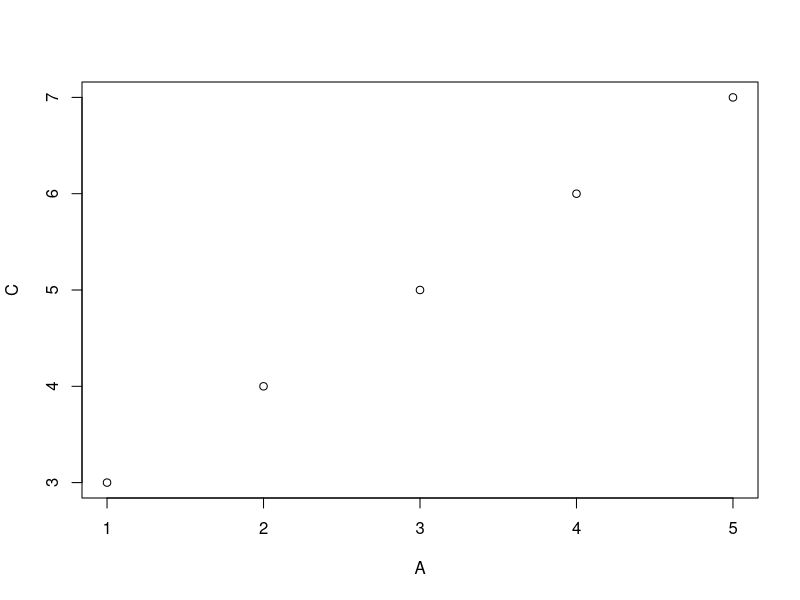
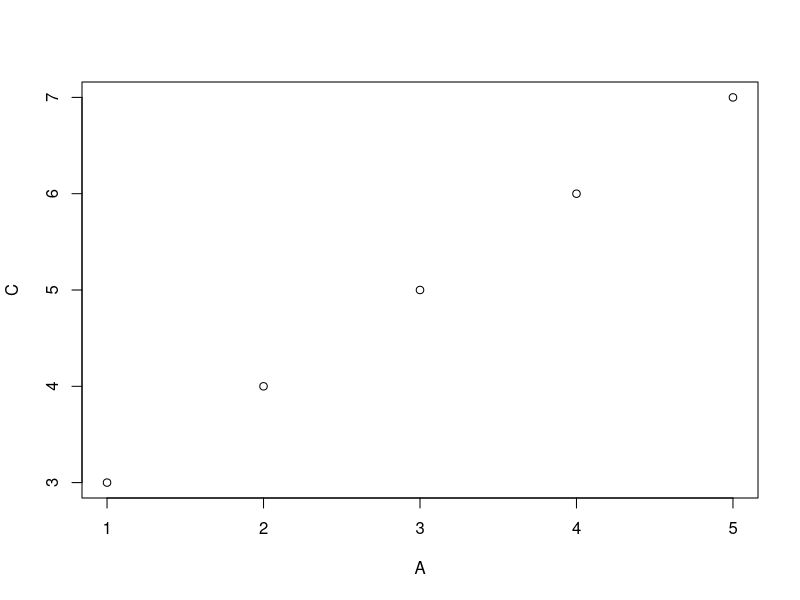
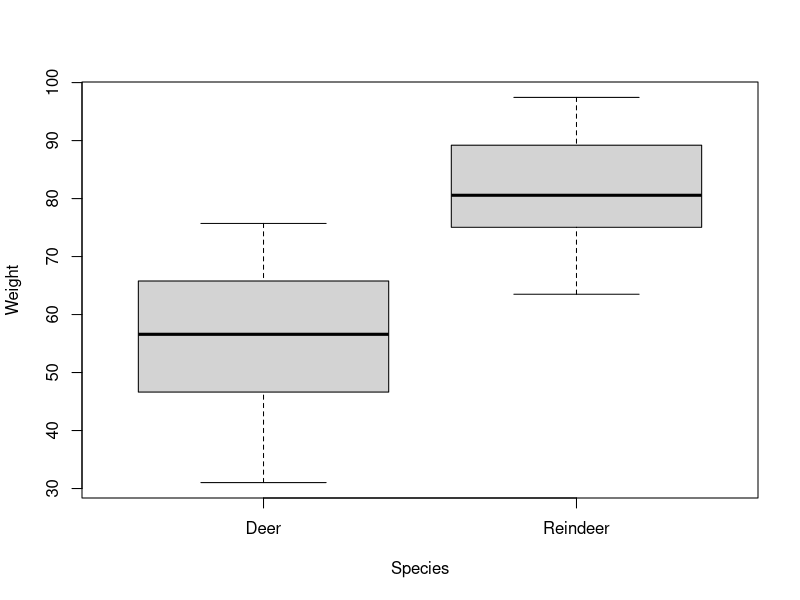
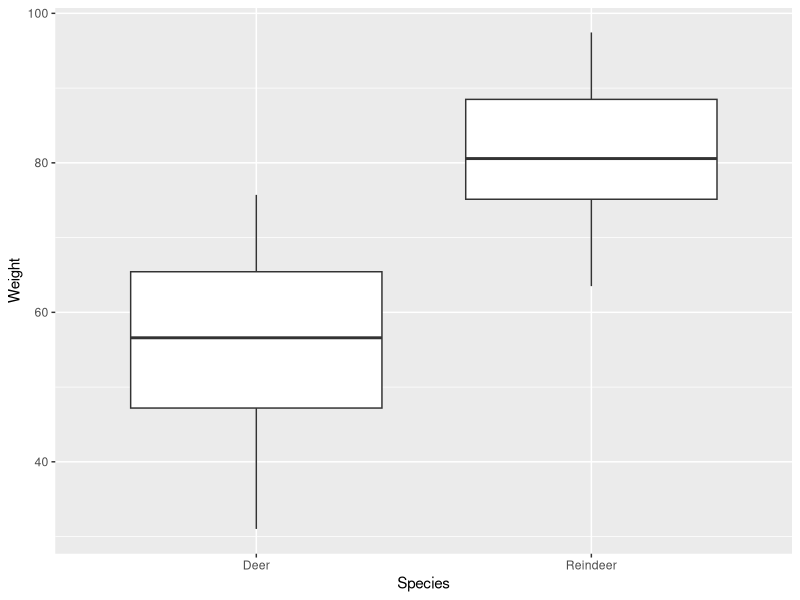
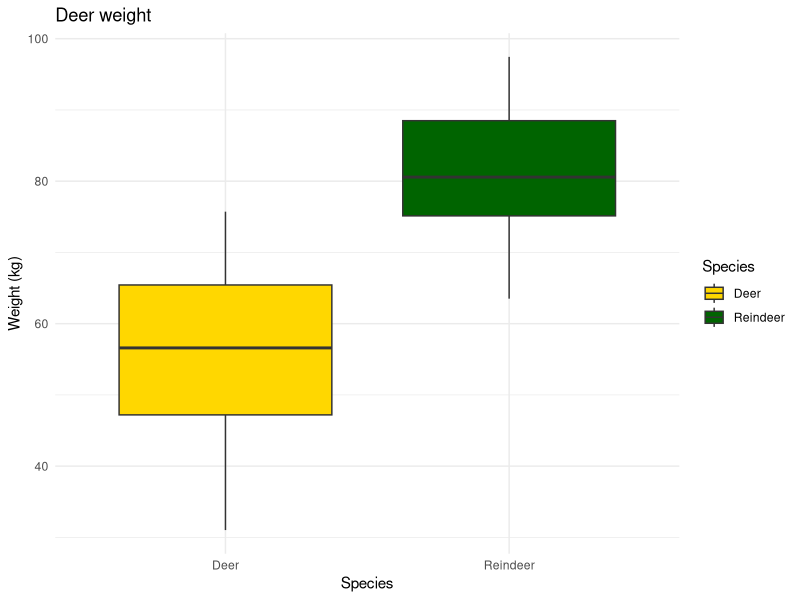

Write the R code that produced these figures, in order.
## ---- chunk 1
4+3
## ---- chunk 2
4-3
## ---- chunk 3
4*3
## ---- chunk 4
12/4
## ---- chunk 5
A <- 4
B <- 3
A + B
## ---- chunk 6
sum(4, 3)
## ---- chunk 7
sqrt(4)
## ---- chunk 8
sum(A, B)
## ---- chunk 9
A <- c(1, 2, 3, 4, 5)
B <- c(2, 2, 2, 2, 2)
## ---- chunk 10
C <- A + B
## ---- chunk 11
C
## ---- chunk 12
A <- seq(1, 5, 1)
A
## ---- chunk 13
B <- rep(2, 5)
B
## ---- chunk 14
weight1 <- runif(30, 60, 120)
weight2 <- runif(30, 80, 140)
## ---- chunk 15
?runif
## ---- chunk 16
weight1 <- rnorm(30, 60, 10)
weight2 <- rnorm(30, 80, 10)
## ---- chunk 17
species1 <- rep("Deer", 30)
species2 <- rep("Reindeer", 30)
## ---- chunk 18
species1
## ---- chunk 19
Weight <- c(weight1, weight2)
Species <- c(species1, species2)
Weight
## ---- chunk 20
DeerStudy <- data.frame(Weight, Species)
## ---- chunk 21
DeerStudy
## ---- chunk 22
head(DeerStudy)
## ---- chunk 23
DeerStudy$Species
## ---- chunk 24
save(DeerStudy, file = "DeerStudy.RData")
## ---- chunk 25
plot(A, C)
## ---- chunk 26
plot(C~A)
## ---- chunk 27
boxplot(Weight~Species)
## ---- chunk 28
install.packages("dplyr")
install.packages("ggplot2")
## ---- chunk 29
library(ggplot2)
library(dplyr)
## ---- chunk 30
ggplot(DeerStudy,
       aes(x = Species,
           y = Weight)) +
    geom_boxplot()
## ---- chunk 31
ggplot(DeerStudy,
       aes(x = Species,
           y = Weight,
           fill = Species)) +
    geom_boxplot() +
    scale_fill_manual(values = c("gold", "darkgreen")) +
    labs(title = "Deer weight",
         x = "Species",
         y = "Weight (kg)") +
    theme_minimal()
## ---- chunk 32
mean(Weight)
## ---- chunk 33
Weight[Species=="Deer"]
## ---- chunk 34
Weight[Species=="Reindeer"]
## ---- chunk 35
mean(Weight[Species=="Deer"])
## ---- chunk 36
mean(Weight[Species=="Reindeer"])
## ---- chunk 37
meanTable <- DeerStudy %>%
    group_by(Species) %>%
    summarize(MeanWeight = mean(Weight))
## ---- chunk 38
meanTable
## ---- chunk 39
medianTable <- DeerStudy %>%
    group_by(Species) %>%
    summarize(MedianWeight = median(Weight))
## ---- chunk 40
medianTable
## ---- chunk 41
sdTable <- DeerStudy %>%
    group_by(Species) %>%
    summarize(SdWeight = sd(Weight))
## ---- chunk 42
sdTable
## ---- chunk 43
t.test(weight1, weight2)
